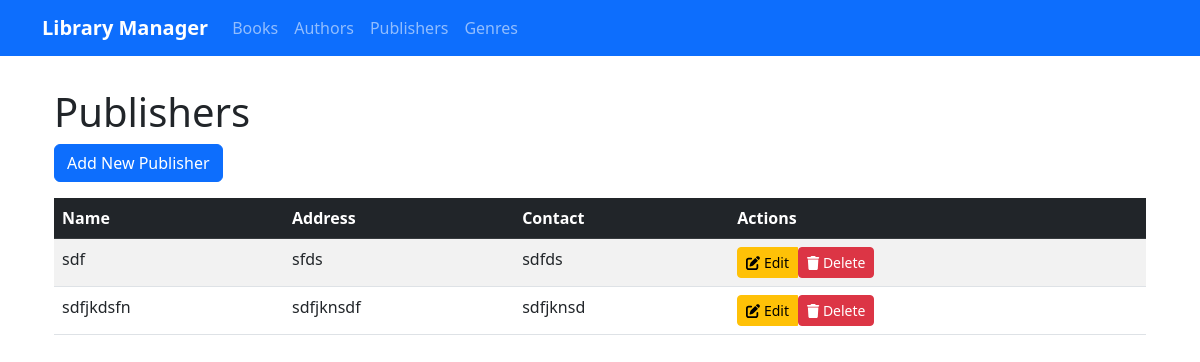
/publishers, run on the app's committed database.
### app.py (models this page shows, shortened)
class Publisher(db.Model):
    id = db.Column(db.Integer, primary_key=True)
    name = db.Column(db.String(100), nullable=False)
    address = db.Column(db.String(200), nullable=True)
    contact = db.Column(db.String(100), nullable=True)

### app.py (the view)
@app.route('/publishers')
def list_publishers():
    publishers = Publisher.query.all()
    return render_template('publishers.html', publishers=publishers)

### templates/publishers.html (shortened to what this page needs)
{% extends "base.html" %}
{% block content %}
<div class="container mt-4">
    <h1>Publishers</h1>
    <a href="{{ url_for('new_publisher') }}" class="btn btn-primary mb-3">Add New Publisher</a>
    <div class="table-responsive">
        <table class="table table-striped table-hover">
            <thead class="table-dark">
                <tr>
                    <th>Name</th>
                    <th>Address</th>
                    <th>Contact</th>
                    <th>Actions</th>
                </tr>
            </thead>
            <tbody>
                {% for publisher in publishers %}
                <tr>
                    <td>{{ publisher.name }}</td>
                    <td>{{ publisher.address if publisher.address else 'N/A' }}</td>
                    <td>{{ publisher.contact if publisher.contact else 'N/A' }}</td>
                    <td>
                        <div class="btn-group" role="group">
                            <a href="{{ url_for('edit_publisher', id=publisher.id) }}"
                               class="btn btn-warning btn-sm">
                                <i class="fas fa-edit"></i> Edit
                            </a>
                            <form action="{{ url_for('delete_publisher', id=publisher.id) }}"
                                  method="POST" style="display: inline;">
                                <button type="submit" class="btn btn-danger btn-sm"
                                        onclick="return confirm('Are you sure you want to delete this publisher? This action cannot be undone.')">
                                    <i class="fas fa-trash"></i> Delete
                                </button>
                            </form>
                        </div>
                    </td>
                </tr>
                {% else %}
                <tr>
                    <td colspan="4" class="text-center">No publishers found</td>
                </tr>
                {% endfor %}
            </tbody>
        </table>
    </div>
</div>
{% endblock %}

### data on the page
Publisher: name "sdf", address "sfds", contact "sdfds"
Publisher: name "sdfjkdsfn", address "sdfjknsdf", contact "sdfjknsd"
